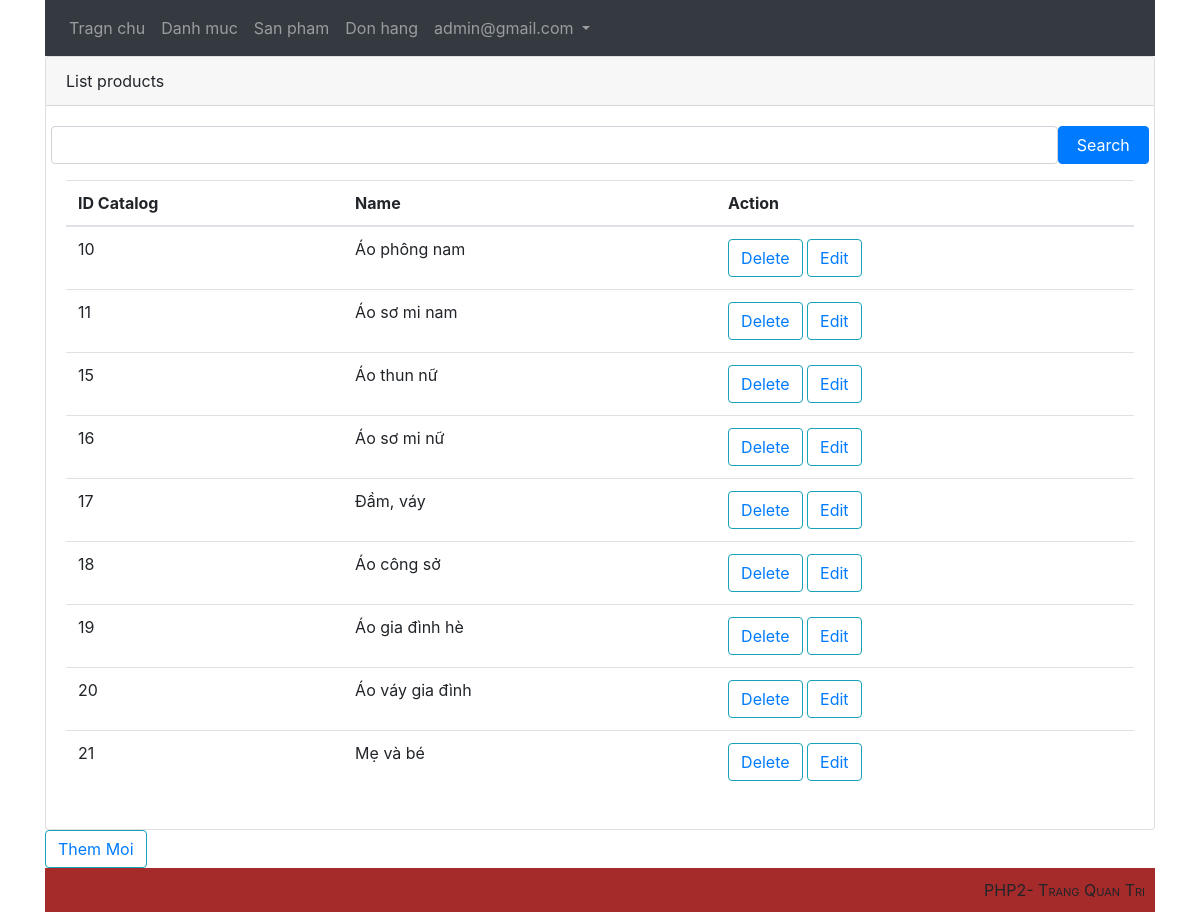
Page /admin/index.php?ctrller=catalog (signed in) on the committed database.
### tables this page shows
CREATE TABLE `catalog` (
  `id` int(11) NOT NULL,
  `name` varchar(100) NOT NULL,
  `description` varchar(255) DEFAULT NULL,
  `parent_id` int(11) NOT NULL,
  `sort_order` tinyint(4) NOT NULL,
  `created` datetime NOT NULL
);

### admin/index.php (called while the page is built, shortened)
<?php
include '../view/admin/header.php';
    $ctrl="home";
    if(!isset($_SESSION['admin']))
    {
        $ctrl="user";
    }
    elseif(isset($_GET['ctrller']))
    {
        $ctrl=$_GET['ctrller'];
    }
    include 'controller/'.$ctrl.'.php';
include '../view/admin/footer.php';
?>

### admin/model/database.php (called while the page is built, shortened)
<?php
    class DATABASE
    {
        private $host = 'localhost';
        private $dbname = 'webhost';
        private $username = 'root';
        private $password = '';
        private $options = array(PDO::MYSQL_ATTR_INIT_COMMAND => "SET NAMES utf8",PDO::ATTR_ERRMODE => PDO::ERRMODE_EXCEPTION);
        private $sql="";
        private $DBH="";
        function __construct()
        {
            $this->DBH = new PDO('mysql:host='.$this->host.';dbname='.$this->dbname,$this->username, $this->password,$this->options);
        }
        function SetQuery($_sql)
        {
            $this->sql=$_sql;
        }
        function ThucHienTruyVan()
        {
            $result=$this->DBH->query($this->sql);
            return $result;
        }
    }
?>

### admin/model/catalog.php (called while the page is built, shortened)
<?php
    include_once('database.php');
    class CATALOG extends DATABASE
    {
        function getAllCatalog()
        {
            $this->result=$this->ThucHienTruyVan();
            return $this->result;
        }
    }
?>

### view/admin/catalog/catalog.php (the view)
<div class="card">
  <div class="card-header">
    List products
  </div>
  <div class="card-body">
      <div class="row search">
          <div class='col-md-12'>
            <form action="index.php?ctrller=products&act=search" method="post">
            <div class="row">
              <input type='text' name="txtSearch" class="form-control col-11"/>
              <button type="submit" class="btn btn-primary col-1">Search</button>
              </div>
            </form>
          </div>
      </div>
      <table class=" table">
        <thead>
            <tr>
                <th>ID Catalog</th>
                <th>Name</th>
                <th>Action </th>
            </tr>
        </thead>
        <tbody>
        <?php
            foreach ($listcate as $cate) {
                echo '
                <tr>
                    <td>'.$cate['id'].'</td>
                    <td>'.$cate['name'].'</td>
                    <td>
                    <button type="button" class="btn btn-outline-info"><a href="index.php?ctrller=catalog&act=delete&id='.$cate['id'].'">Delete</a></button>
                    <button type="button" class="btn btn-outline-info"><a href="index.php?ctrller=catalog&act=edit&id='.$cate['id'].'">Edit</a></button>
                    </td>
                </tr>
                ';
            }
        ?>
        </tbody>
    </table>
  </div>
</div>
<div class="addnew"><button type="button" class="btn btn-outline-info"><a href="index.php?ctrller=catalog&act=addnew">Them Moi</a></button></div>

### rows in the picture
catalog: id "10", name "Áo phông nam"
catalog: id "11", name "Áo sơ mi nam"
catalog: id "15", name "Áo thun nữ"
catalog: id "16", name "Áo sơ mi nữ"
catalog: id "17", name "Đầm, váy"
catalog: id "18", name "Áo công sở"
catalog: id "19", name "Áo gia đình hè"
catalog: id "20", name "Áo váy gia đình"
catalog: id "21", name "Mẹ và bé"

### other values in the picture
$_SESSION["admin"] "admin@gmail.com"
